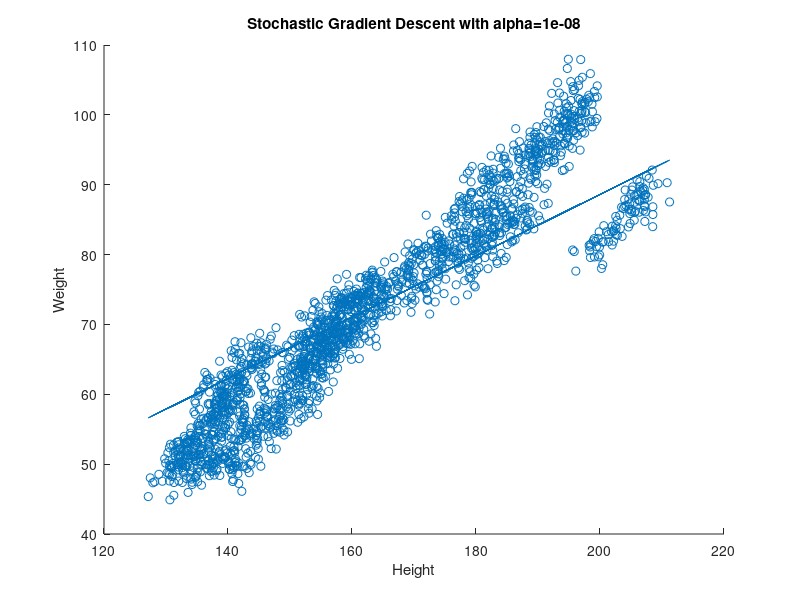

MATLAB code to generate this figure:
%optimising problem 2 with stochastic gradient descent.
tic;
data = load("heightweight.txt");
[n, m] = size(data);
H = data(:,1);
W = data(:,2);
X = [H, ones(n,1)];
w = [rand;rand];
t = 1e-8;
obj = (W - X*w);
points = [w(1); w(2); norm(obj)];
while 1
    for j = 1:n
        i = 1 + floor(rand * (n - 1));
        w = w - t * ([H(i), 1]'*(w' * [H(i),1]' - W(i)));
    end
    nobj = (W - X*w);
    point = [w(1); w(2); norm(obj)];
    points = [points point];
    if (norm(obj - nobj)) < 1
        break;
    end
    obj = nobj;
end
plot3(points(1,:), points(2,:), points(3,:));
title(['Stochastic Gradient Descent with alpha=',num2str(t)])
xlabel('a')
ylabel('b')
zlabel('Cost function')

scatter(H, W)
hold on
plot(H, X*w)
title(['Stochastic Gradient Descent with alpha=',num2str(t)])
xlabel('Height')
ylabel('Weight')
toc;